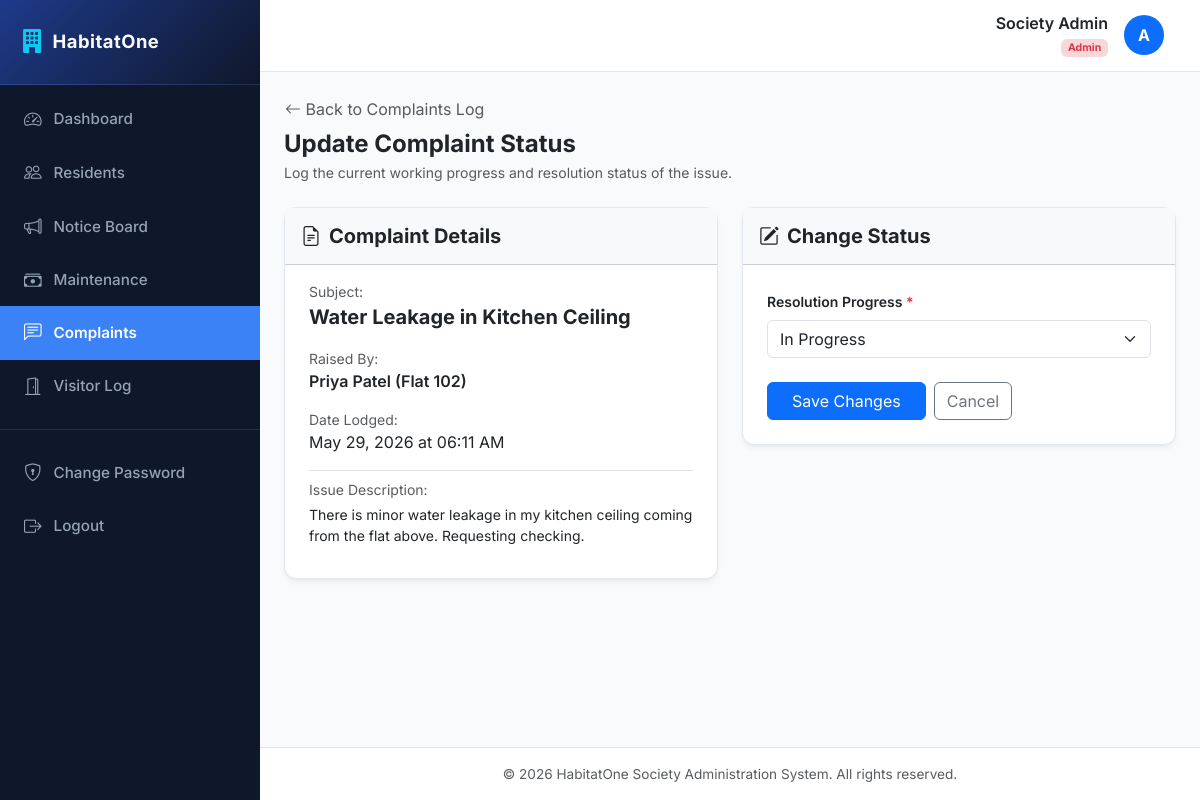
The app's page /complaints/2/status/ (signed in) with its own data.
### accounts/models.py (models this page shows, shortened)
class User(AbstractUser):
    ROLE_CHOICES = (
        ('ADMIN', 'Society Admin'),
        ('RESIDENT', 'Resident'),
    )
    role = models.CharField(max_length=10, choices=ROLE_CHOICES, default='RESIDENT')

### complaints/models.py (models this page shows, shortened)
class Complaint(models.Model):
    STATUS_CHOICES = (
        ('OPEN', 'Open'),
        ('IN_PROGRESS', 'In Progress'),
        ('RESOLVED', 'Resolved'),
    )
    resident = models.ForeignKey(Resident, on_delete=models.CASCADE, related_name='complaints')
    subject = models.CharField(max_length=200)
    description = models.TextField()
    status = models.CharField(max_length=15, choices=STATUS_CHOICES, default='OPEN')
    created_at = models.DateTimeField(auto_now_add=True)

### residents/models.py (models this page shows, shortened)
class Resident(models.Model):
    user = models.OneToOneField(settings.AUTH_USER_MODEL, on_delete=models.CASCADE, related_name='resident_profile')
    flat_number = models.CharField(max_length=50)
    phone = models.CharField(max_length=15)
    family_members = models.PositiveIntegerField(default=1)
    move_in_date = models.DateField()

### accounts/decorators.py (the view)
    def wrap(request, *args, **kwargs):
        if request.user.is_authenticated and request.user.role == 'ADMIN':
            return view_func(request, *args, **kwargs)
        raise PermissionDenied

### complaints/forms.py
class ComplaintStatusForm(forms.ModelForm):
    class Meta:
        model = Complaint
        fields = ['status']
        widgets = {
            'status': forms.Select(attrs={'class': 'form-select'}),
        }

### complaints/views.py (called while the page is built)
@login_required
@admin_required
def complaint_update_status(request, pk):
    complaint = get_object_or_404(Complaint, pk=pk)
    if request.method == 'POST':
        form = ComplaintStatusForm(request.POST, instance=complaint)
        if form.is_valid():
            form.save()
            messages.success(request, f"Complaint status updated to {complaint.get_status_display()}.")
            return redirect('complaints:list')
    else:
        form = ComplaintStatusForm(instance=complaint)
    return render(request, 'complaints/update_status.html', {'form': form, 'complaint': complaint})

### templates/complaints/update_status.html (shortened to what this page needs)
{% extends 'base.html' %}
{% block content %}
<div class="mb-4">
    <a href="{% url 'complaints:list' %}" class="btn btn-link p-0 text-decoration-none text-muted mb-2">
        <i class="bi bi-arrow-left"></i> Back to Complaints Log
    </a>
    <h4 class="mb-1 text-dark fw-bold">Update Complaint Status</h4>
    <p class="text-muted mb-0 small">Log the current working progress and resolution status of the issue.</p>
</div>
<div class="row">
    <div class="col-lg-6">
        <div class="card card-custom mb-4">
            <div class="card-header bg-light p-3">
                <h5 class="mb-0 text-dark fw-bold"><i class="bi bi-file-earmark-text me-2"></i>Complaint Details</h5>
            </div>
            <div class="card-body-custom py-3">
                <div class="mb-3">
                    <span class="text-muted small d-block">Subject:</span>
                    <strong class="text-dark fs-5">{{ complaint.subject }}</strong>
                </div>
                <div class="mb-3">
                    <span class="text-muted small d-block">Raised By:</span>
                    <span class="text-dark fw-semibold">{{ complaint.resident.user.get_full_name|default:complaint.resident.user.username }} (Flat {{ complaint.resident.flat_number }})</span>
                </div>
                <div class="mb-3">
                    <span class="text-muted small d-block">Date Lodged:</span>
                    <span class="text-dark">{{ complaint.created_at|date:"F d, Y \a\t h:i A" }}</span>
                </div>
                <div class="mb-3 border-top pt-2">
                    <span class="text-muted small d-block mb-1">Issue Description:</span>
                    <div class="text-dark small" style="white-space: pre-wrap;">{{ complaint.description }}</div>
                </div>
            </div>
        </div>
    </div>
    <div class="col-lg-6">
        <div class="card card-custom">
            <div class="card-header bg-light p-3">
                <h5 class="mb-0 text-dark fw-bold"><i class="bi bi-pencil-square me-2"></i>Change Status</h5>
            </div>
            <div class="card-body-custom">
                <form method="post" novalidate>
                    <div class="mb-4">
                        <label for="{{ form.status.id_for_label }}" class="form-label fw-semibold small">Resolution Progress <span class="text-danger">*</span></label>
                        {{ form.status }}
                    </div>
                    <div class="d-flex gap-2">
                        <button type="submit" class="btn btn-primary px-4">
                            Save Changes
                        </button>
                        <a href="{% url 'complaints:list' %}" class="btn btn-outline-secondary">
                            Cancel
                        </a>
                    </div>
                </form>
            </div>
        </div>
    </div>
</div>
{% endblock %}

### templates/base.html (shortened to what this page needs)
<!DOCTYPE html>
<html lang="en">
<head>
    <link href="https://cdn.jsdelivr.net/npm/bootstrap@5.3.0/dist/css/bootstrap.min.css" rel="stylesheet">
    <link rel="stylesheet" href="https://cdn.jsdelivr.net/npm/bootstrap-icons@1.10.5/font/bootstrap-icons.css">
</head>
<body>
    <div class="d-flex" id="wrapper">
        <div id="sidebar-wrapper">
            <div class="sidebar-heading d-flex align-items-center gap-2">
                <i class="bi bi-building-fill text-info fs-4"></i>
                <span>HabitatOne</span>
            </div>
            <div class="list-group list-group-flush mt-2">
                <a href="{% url 'dashboard:home' %}" class="list-group-item list-group-item-action {% if request.resolver_match.app_name == 'dashboard' %}active{% endif %}">
                    <i class="bi bi-speedometer2"></i> Dashboard
                </a>
                {% if request.user.role == 'ADMIN' %}
                <a href="{% url 'residents:list' %}" class="list-group-item list-group-item-action {% if request.resolver_match.app_name == 'residents' %}active{% endif %}">
                    <i class="bi bi-people"></i> Residents
                </a>
                {% endif %}
                <a href="{% url 'notices:list' %}" class="list-group-item list-group-item-action {% if request.resolver_match.app_name == 'notices' %}active{% endif %}">
                    <i class="bi bi-megaphone"></i> Notice Board
                </a>
                <a href="{% url 'maintenance:list' %}" class="list-group-item list-group-item-action {% if request.resolver_match.app_name == 'maintenance' %}active{% endif %}">
                    <i class="bi bi-cash-stack"></i> Maintenance
                </a>
                <a href="{% url 'complaints:list' %}" class="list-group-item list-group-item-action {% if request.resolver_match.app_name == 'complaints' %}active{% endif %}">
                    <i class="bi bi-chat-left-text"></i> Complaints
                </a>
                <a href="{% url 'visitors:list' %}" class="list-group-item list-group-item-action {% if request.resolver_match.app_name == 'visitors' %}active{% endif %}">
                    <i class="bi bi-door-open"></i> Visitor Log
                </a>
                <div class="border-top border-secondary my-3 opacity-25"></div>
                <a href="{% url 'accounts:password_change' %}" class="list-group-item list-group-item-action {% if request.resolver_match.url_name == 'password_change' %}active{% endif %}">
                    <i class="bi bi-shield-lock"></i> Change Password
                </a>
                <a href="{% url 'accounts:logout' %}" class="list-group-item list-group-item-action">
                    <i class="bi bi-box-arrow-right"></i> Logout
                </a>
            </div>
        </div>
        <div id="page-content-wrapper">
            <nav class="navbar navbar-expand-lg navbar-custom navbar-light">
                <div class="container-fluid">
                    <div class="ms-auto d-flex align-items-center gap-3">
                        <div class="text-end d-none d-sm-block">
                            <h6 class="mb-0 fw-semibold text-dark">{{ request.user.get_full_name|default:request.user.username }}</h6>
                            <small class="text-muted">
                                {% if request.user.role == 'ADMIN' %}
                                    <span class="badge bg-danger-subtle text-danger">Admin</span>
                                {% else %}
                                    <span class="badge bg-primary-subtle text-primary">Resident - Flat {{ request.user.resident_profile.flat_number|default:"N/A" }}</span>
                                {% endif %}
                            </small>
                        </div>
                        <div class="avatar bg-primary text-white rounded-circle d-flex align-items-center justify-content-center fw-bold" style="width: 40px; height: 40px;">
                            {{ request.user.username|make_list|first|upper }}
                        </div>
                    </div>
                </div>
            </nav>
            <div class="container-fluid px-4 py-4 flex-grow-1">
                {% block content %}{% endblock %}
            </div>
            <footer class="bg-white border-top py-3 text-center text-muted mt-auto" style="font-size: 0.85rem;">
                <div class="container">
                    <span>&copy; 2026 HabitatOne Society Administration System. All rights reserved.</span>
                </div>
            </footer>
        </div>
    </div>
</body>
</html>

### templates/base.html (style rules this page uses)
:root { --primary-bg: #f8fafc; --sidebar-bg: #0f172a; --sidebar-hover: #1e293b; --sidebar-active: #3b82f6; --card-shadow: 0 4px 6px -1px rgb(0 0 0 / 0.05), 0 2px 4px -2px rgb(0 0 0 / 0.05); --header-bg: #ffffff; --accent-color: #2563eb; --text-main: #1e293b; --text-muted: #64748b; }
body { font-family: 'Inter', sans-serif; background-color: var(--primary-bg); color: var(--text-main); overflow-x: hidden; }
#sidebar-wrapper { min-height: 100vh; width: 260px; background-color: var(--sidebar-bg); color: #f8fafc; transition: all 0.25s ease; position: fixed; z-index: 1000; }
#sidebar-wrapper .sidebar-heading { padding: 1.5rem 1.25rem; font-size: 1.15rem; font-weight: 700; letter-spacing: 0.5px; border-bottom: 1px solid rgba(255, 255, 255, 0.08); background: linear-gradient(135deg, #1e3a8a, #0f172a); }
#sidebar-wrapper .list-group-item { background-color: transparent; color: #94a3b8; border: none; padding: 0.85rem 1.5rem; font-size: 0.95rem; font-weight: 500; display: flex; align-items: center; gap: 12px; transition: all 0.2s ease; }
#sidebar-wrapper .list-group-item i { font-size: 1.1rem; transition: transform 0.2s ease; }
#sidebar-wrapper .list-group-item.active { background-color: var(--sidebar-active); color: #ffffff; font-weight: 600; border-radius: 0; }
#page-content-wrapper { margin-left: 260px; min-width: 0; width: calc(100% - 260px); min-height: 100vh; display: flex; flex-direction: column; transition: all 0.25s ease; }
.navbar-custom { background-color: var(--header-bg); border-bottom: 1px solid #e2e8f0; padding: 0.85rem 1.5rem; }
.card-custom { background-color: #ffffff; border: 1px solid #e2e8f0; border-radius: 12px; box-shadow: var(--card-shadow); margin-bottom: 1.5rem; transition: transform 0.15s ease, box-shadow 0.15s ease; }
.card-body-custom { padding: 1.5rem; }

### records on screen
User: user.get_full_name "Society Admin", user.username|make_list "A"
Complaint: subject "Water Leakage in Kitchen Ceiling", resident.user.get_full_name "Priya Patel", resident.flat_number "102", created_at "May 29, 2026 at 06:11 AM", description "There is minor water leakage in my kitchen ceiling coming from the flat above. Requesting checking.", status "In Progress"
